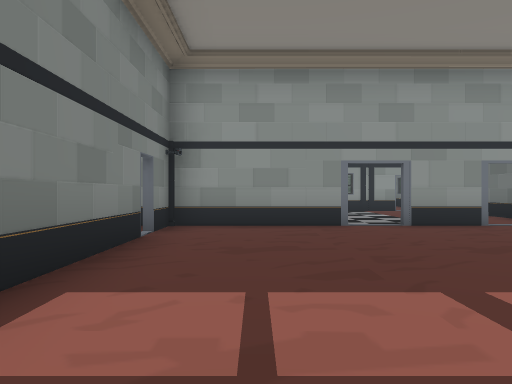
[1] (above)

19 first-person views from a walk through a scene from a Unity 3-D project. The camera is 1.2 m above the floor, looks level and sees 70° across. Doors are open. The floor is counted in squares, 2 m on a side. Each view is taken from the middle of a square. On the plan, view 1 faces up. The plan holds only what a view shows up to about 10 squares ahead; the rest is blank. The place goes on beyond the plan. The player is left out. Some animated figures are left out.

[2]
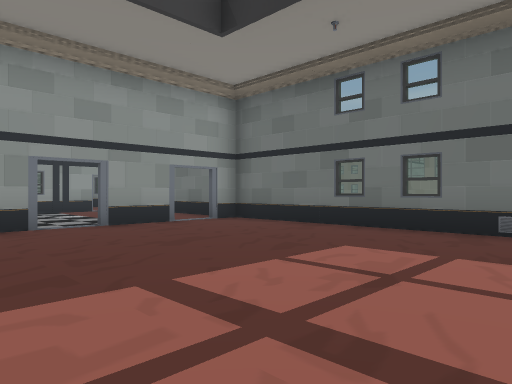

[3]
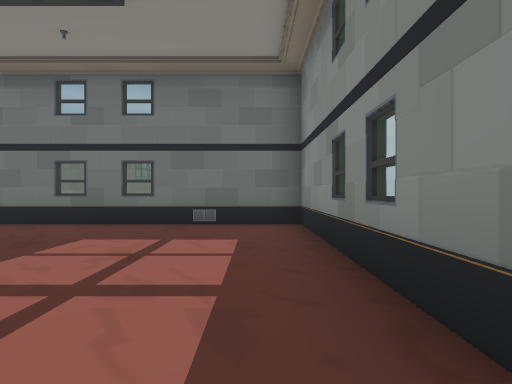

[4]
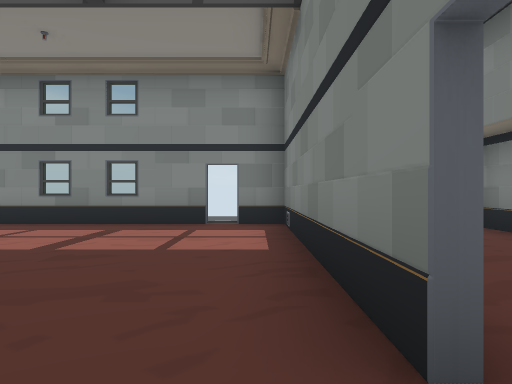

[5]
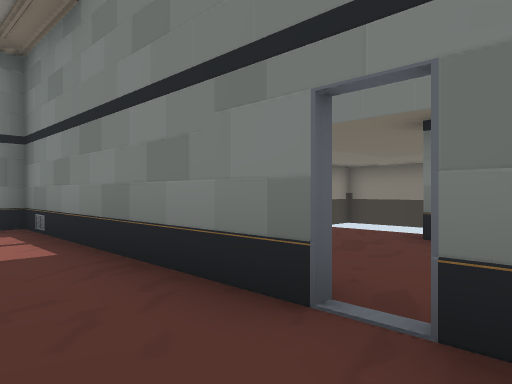

[6]
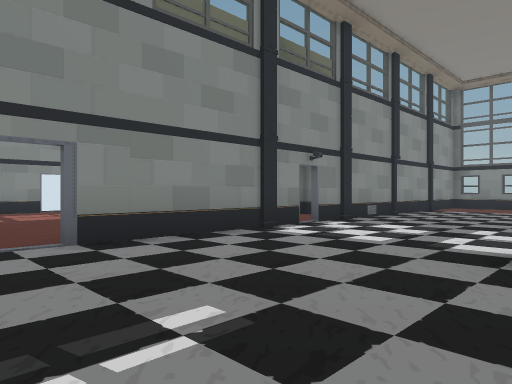

[7]
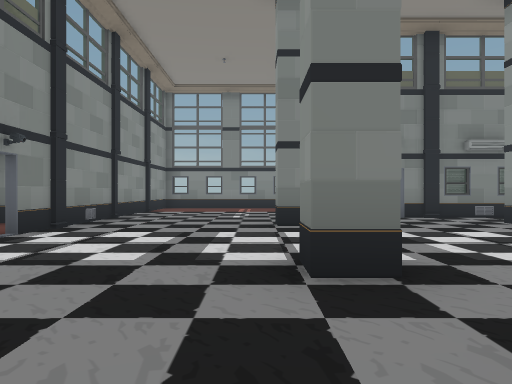

[8]
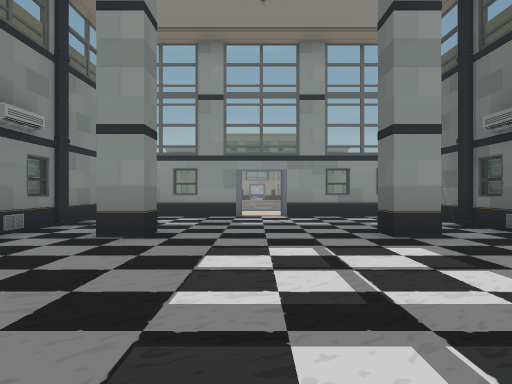

[9]
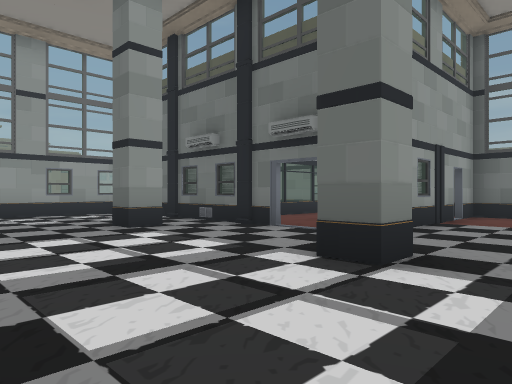

[10]
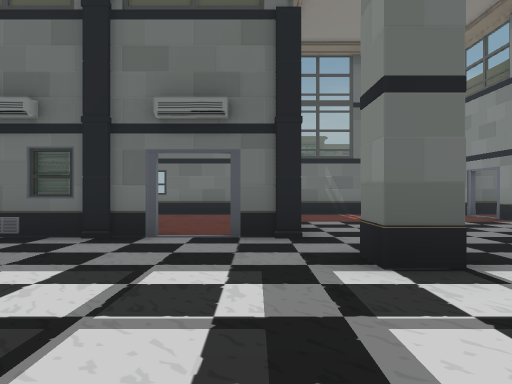

[11]
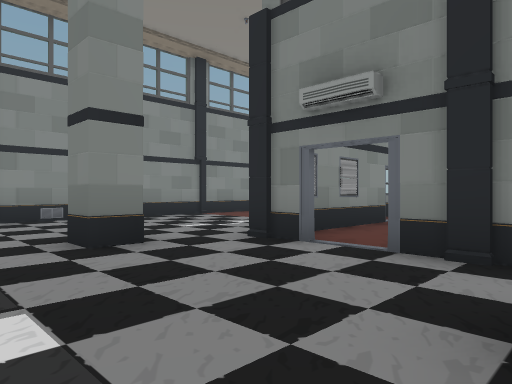

[12]
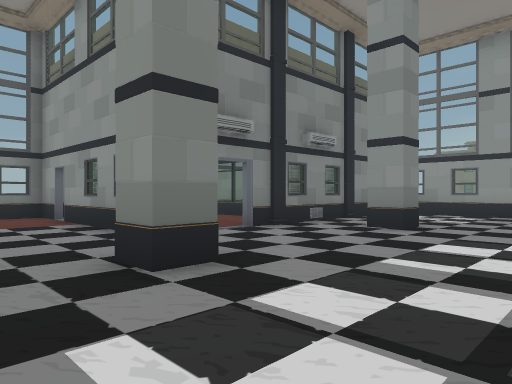

[13]
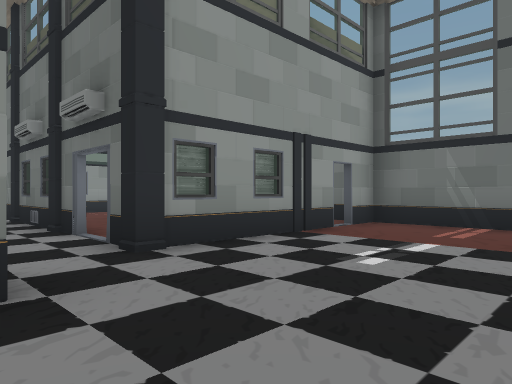

[14]
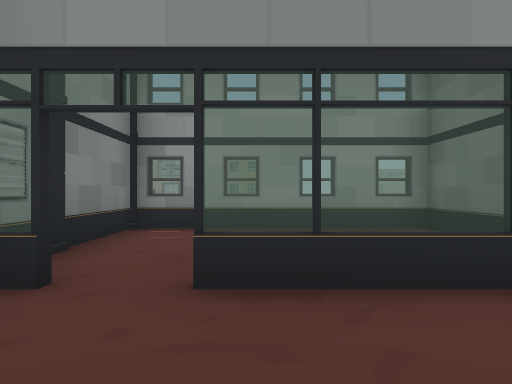

[15]
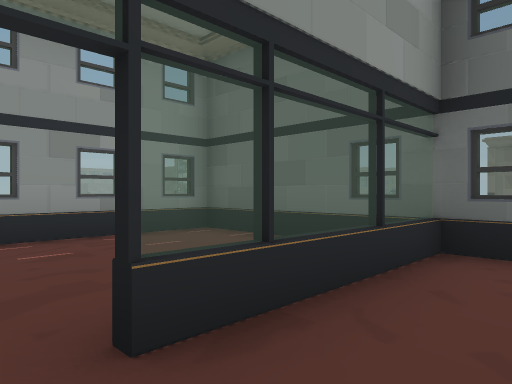

[16]
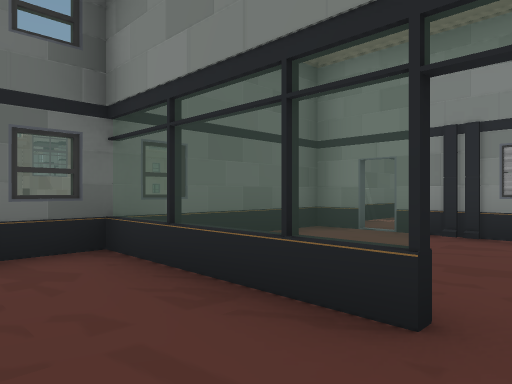

[17]
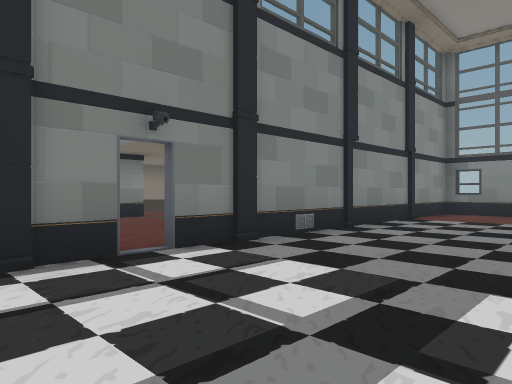

[18]
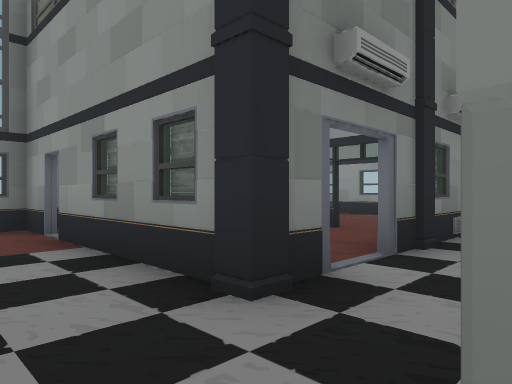

[19]
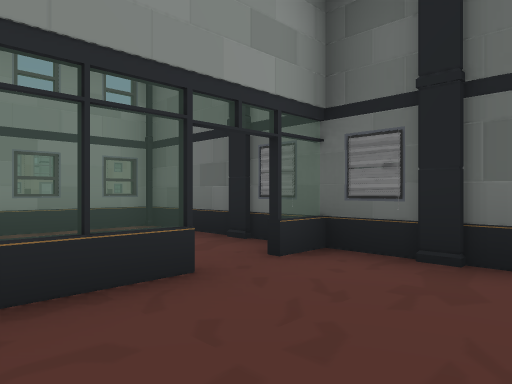

### Floor plan
Points are (right, up) in squares from view 1. A wall is a line through its corners. A room is listed if a view was taken in it or the views show most of it. See-through windows are left out.
Room 1 (views 1, 2, 3, 4, 5)
walls: (-1.7, 2.6) (-1.4, 1.9); (-1.5, 5) (-1.5, -0.8) (-0.6, -0.8); (-1.7, 4.9) (-1.4, 4.2); (1.7, 6.5) (-1.5, 6.5) (-1.5, 5.4); (0.2, -0.8) (0.6, -1); (-0.1, -0.8) (5.8, -0.8) (5.8, 6.5) (5.1, 6.5); (0, -1) (0.6, -0.7); (4.2, 6.5) (2.6, 6.5); (5.9, 4.4) (5.8, 4.8); (6, 5.6) (5.7, 6.3); (-4.8, 0.6) (-4.8, -0.1)
ways out: open door at (-2.3, 5.7) to room 2; gap at (3.4, 6.3) to room 2; open door at (-0.5, -1)
objects: pillar (-5, 5)
Room 2 (views 6, 7, 8, 9, 10, 11, 12, 13, 17, 18)
walls: (0.8, 13.3) (0.8, 17.6); (-7.4, 11.5) (-10.1, 11.5); (-7.6, 11.7) (-8.1, 11.5); (0.9, 14.7) (0.7, 15.3); (-6.5, 15.4) (-6.7, 15); (-2.6, 6.7) (1.8, 6.7); (2.5, 11.5) (1.4, 11.5); (0.5, 6.5) (1.2, 6.8); (-3.2, 19) (-5.9, 19); (-6.5, 18.1) (-6.5, 13.3); (0.3, 19) (-2.4, 19); (3.6, 6.7) (4.3, 6.7); (5.9, 11.5) (4.9, 11.5); (5.9, 10.7) (5.7, 11.2); (-10.5, 6.7) (-3, 6.7); (6, 9.3) (5.7, 10); (5.8, 7.5) (5.8, 12.5)
ways out: open door at (-2.3, 5.7) to room 1; gap at (3.4, 6.3) to room 1; open door at (1, 13) to room 3; gap at (5, 11.5) to room 3; opening at (-6, 14) to room 5; open door at (-7, 13) to room 5; gap at (-10, 12) to room 5; open door at (-2.5, 19)
objects: pillar (-9, 7); pillar (-7, 7); pillar (-7, 12); pillar (-5, 11); pillar (-5, 15); pillar (-4, 7); pillar (-2, 7); pillar (-1, 11); pillar (-1, 15); pillar (1, 12); pillar (1, 14); pillar (3, 12); pillar (4, 12)
Room 3 (views 14, 15)
walls: (5.7, 14.3) (5.8, 14.8); (5.8, 13.3) (5.9, 13.8); (4.9, 11.7) (5.9, 11.7); (5.9, 15.2) (2.5, 15.2); (5.8, 12.5) (5.8, 15)
ways out: open door at (1, 13) to room 2; gap at (5, 11.5) to room 2; open door at (2.5, 15) to room 4
Room 4 (view 16)
walls: (2.5, 15.4) (5.9, 15.4); (1, 18.4) (1, 15.9); (5, 19.1) (4.5, 19); (5.9, 18.2) (5.7, 18.7); (5.8, 15) (5.8, 19) (1.5, 19)
ways out: open door at (2.5, 15) to room 3
objects: pillar (1, 17)
Room 5 (view 19)
walls: (-8.4, 15.2) (-9.7, 15.2); (-10.1, 11.7) (-7.6, 11.7); (-6.6, 15.2) (-7.5, 15.2)
ways out: opening at (-6, 14) to room 2; open door at (-7, 13) to room 2; gap at (-10, 12) to room 2; open door at (-8, 15)
objects: pillar (-7, 14)

Where each view was taken, in squares from view 1:
view 1: 0 up, 0 right, facing up
view 2: 0 up, 0 right, facing up-right
view 3: 0 up, 1 left, facing right
view 4: 6 up, 1 left, facing down
view 5: 6 up, 0 right, facing down-left
view 6: 11 up, 3 right, facing down-left
view 7: 10 up, 2 right, facing left
view 8: 10 up, 3 left, facing up
view 9: 9 up, 4 left, facing up-right
view 10: 12 up, 4 left, facing right
view 11: 15 up, 3 left, facing down-left
view 12: 9 up, 2 left, facing up-left
view 13: 8 up, 1 left, facing up-right
view 14: 13 up, 3 right, facing up
view 15: 14 up, 2 right, facing up-right
view 16: 17 up, 2 right, facing down-right
view 17: 10 up, 1 left, facing down-left
view 18: 10 up, 5 left, facing up-left
view 19: 13 up, 10 left, facing up-right
